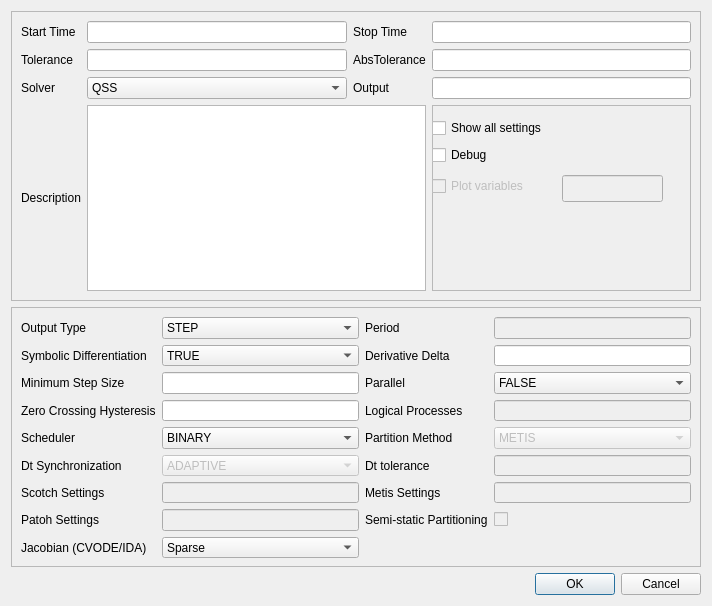
<?xml version="1.0" encoding="UTF-8"?>
<ui version="4.0">
 <class>RunForm</class>
 <widget class="QDialog" name="RunForm">
  <property name="geometry">
   <rect>
    <x>0</x>
    <y>0</y>
    <width>712</width>
    <height>606</height>
   </rect>
  </property>
  <property name="windowTitle">
   <string>Simulation Settings</string>
  </property>
  <layout class="QVBoxLayout" name="verticalLayout">
   <item>
    <widget class="QFrame" name="_runFrame">
     <property name="frameShape">
      <enum>QFrame::StyledPanel</enum>
     </property>
     <property name="frameShadow">
      <enum>QFrame::Raised</enum>
     </property>
     <layout class="QGridLayout" name="gridLayout_2">
      <item row="1" column="1">
       <widget class="QLineEdit" name="_startTime"/>
      </item>
      <item row="4" column="0">
       <widget class="QLabel" name="_toleranceLbl">
        <property name="text">
         <string>Tolerance</string>
        </property>
       </widget>
      </item>
      <item row="4" column="2">
       <widget class="QLabel" name="_absToleranceLbl">
        <property name="text">
         <string>AbsTolerance</string>
        </property>
       </widget>
      </item>
      <item row="1" column="0">
       <widget class="QLabel" name="_startTimeLbl">
        <property name="text">
         <string>Start Time</string>
        </property>
       </widget>
      </item>
      <item row="6" column="2">
       <widget class="QLabel" name="_outputLbl">
        <property name="text">
         <string>Output</string>
        </property>
       </widget>
      </item>
      <item row="7" column="0">
       <widget class="QLabel" name="_descriptionLbl">
        <property name="text">
         <string>Description</string>
        </property>
       </widget>
      </item>
      <item row="4" column="1">
       <widget class="QLineEdit" name="_tolerance"/>
      </item>
      <item row="6" column="3">
       <widget class="QLineEdit" name="_output"/>
      </item>
      <item row="6" column="0">
       <widget class="QLabel" name="_solverLbl">
        <property name="text">
         <string>Solver</string>
        </property>
       </widget>
      </item>
      <item row="4" column="3">
       <widget class="QLineEdit" name="_absTolerance"/>
      </item>
      <item row="7" column="1" colspan="2">
       <widget class="QTextEdit" name="_description"/>
      </item>
      <item row="6" column="1">
       <widget class="QComboBox" name="_solver">
        <item>
         <property name="text">
          <string>QSS</string>
         </property>
        </item>
        <item>
         <property name="text">
          <string>CQSS</string>
         </property>
        </item>
        <item>
         <property name="text">
          <string>LIQSS</string>
         </property>
        </item>
        <item>
         <property name="text">
          <string>QSS2</string>
         </property>
        </item>
        <item>
         <property name="text">
          <string>LIQSS2</string>
         </property>
        </item>
        <item>
         <property name="text">
          <string>QSS3</string>
         </property>
        </item>
        <item>
         <property name="text">
          <string>LIQSS3</string>
         </property>
        </item>
        <item>
         <property name="text">
          <string>QSS4</string>
         </property>
        </item>
        <item>
         <property name="text">
          <string>DASSL</string>
         </property>
        </item>
        <item>
         <property name="text">
          <string>DOPRI5</string>
         </property>
        </item>
        <item>
         <property name="text">
          <string>CVODE_BDF</string>
         </property>
        </item>
        <item>
         <property name="text">
          <string>CVODE_AM</string>
         </property>
        </item>
        <item>
         <property name="text">
          <string>IDA</string>
         </property>
        </item>
       </widget>
      </item>
      <item row="1" column="2">
       <widget class="QLabel" name="_stopTimeLbl">
        <property name="text">
         <string>Stop Time</string>
        </property>
       </widget>
      </item>
      <item row="1" column="3">
       <widget class="QLineEdit" name="_stopTime"/>
      </item>
      <item row="7" column="3">
       <widget class="QFrame" name="frame">
        <property name="frameShape">
         <enum>QFrame::StyledPanel</enum>
        </property>
        <property name="frameShadow">
         <enum>QFrame::Raised</enum>
        </property>
        <widget class="QCheckBox" name="_showAll">
         <property name="geometry">
          <rect>
           <x>0</x>
           <y>10</y>
           <width>216</width>
           <height>26</height>
          </rect>
         </property>
         <property name="text">
          <string>Show all settings</string>
         </property>
         <property name="checked">
          <bool>false</bool>
         </property>
        </widget>
        <widget class="QCheckBox" name="_debugChk">
         <property name="geometry">
          <rect>
           <x>0</x>
           <y>40</y>
           <width>216</width>
           <height>20</height>
          </rect>
         </property>
         <property name="text">
          <string>Debug</string>
         </property>
        </widget>
        <widget class="QLineEdit" name="_plotVars">
         <property name="enabled">
          <bool>false</bool>
         </property>
         <property name="geometry">
          <rect>
           <x>130</x>
           <y>70</y>
           <width>101</width>
           <height>27</height>
          </rect>
         </property>
        </widget>
        <widget class="QCheckBox" name="_plotVarsChk">
         <property name="enabled">
          <bool>false</bool>
         </property>
         <property name="geometry">
          <rect>
           <x>0</x>
           <y>70</y>
           <width>121</width>
           <height>22</height>
          </rect>
         </property>
         <property name="text">
          <string>Plot variables</string>
         </property>
        </widget>
       </widget>
      </item>
     </layout>
    </widget>
   </item>
   <item>
    <widget class="QFrame" name="_extendedFrame">
     <property name="minimumSize">
      <size>
       <width>642</width>
       <height>10</height>
      </size>
     </property>
     <property name="frameShape">
      <enum>QFrame::StyledPanel</enum>
     </property>
     <property name="frameShadow">
      <enum>QFrame::Raised</enum>
     </property>
     <layout class="QGridLayout" name="gridLayout">
      <item row="2" column="2">
       <widget class="QLabel" name="_derDeltaLbl">
        <property name="text">
         <string>Derivative Delta</string>
        </property>
       </widget>
      </item>
      <item row="5" column="2">
       <widget class="QLabel" name="_lpsLbl">
        <property name="text">
         <string>Logical Processes </string>
        </property>
       </widget>
      </item>
      <item row="5" column="1">
       <widget class="QLineEdit" name="_zcHyst"/>
      </item>
      <item row="6" column="2">
       <widget class="QLabel" name="_pmLbl">
        <property name="text">
         <string>Partition Method</string>
        </property>
       </widget>
      </item>
      <item row="2" column="1">
       <widget class="QComboBox" name="_symDiff">
        <item>
         <property name="text">
          <string>TRUE</string>
         </property>
        </item>
        <item>
         <property name="text">
          <string>FALSE</string>
         </property>
        </item>
       </widget>
      </item>
      <item row="0" column="1">
       <widget class="QComboBox" name="_commInterval">
        <item>
         <property name="text">
          <string>STEP</string>
         </property>
        </item>
        <item>
         <property name="text">
          <string>SAMPLED</string>
         </property>
        </item>
        <item>
         <property name="text">
          <string>DENSE</string>
         </property>
        </item>
       </widget>
      </item>
      <item row="0" column="2">
       <widget class="QLabel" name="_periodLbl">
        <property name="text">
         <string>Period</string>
        </property>
       </widget>
      </item>
      <item row="3" column="1">
       <widget class="QLineEdit" name="_minStep"/>
      </item>
      <item row="0" column="0">
       <widget class="QLabel" name="_commIntervalLbl">
        <property name="text">
         <string>Output Type</string>
        </property>
       </widget>
      </item>
      <item row="2" column="0">
       <widget class="QLabel" name="_symDiffLbl">
        <property name="text">
         <string>Symbolic Differentiation</string>
        </property>
       </widget>
      </item>
      <item row="0" column="3">
       <widget class="QLineEdit" name="_period">
        <property name="enabled">
         <bool>false</bool>
        </property>
       </widget>
      </item>
      <item row="6" column="1">
       <widget class="QComboBox" name="_scheduler">
        <item>
         <property name="text">
          <string>BINARY</string>
         </property>
        </item>
        <item>
         <property name="text">
          <string>RANDOM</string>
         </property>
        </item>
        <item>
         <property name="text">
          <string>LINEAR</string>
         </property>
        </item>
       </widget>
      </item>
      <item row="3" column="0">
       <widget class="QLabel" name="_minStepLbl">
        <property name="text">
         <string>Minimum Step Size</string>
        </property>
       </widget>
      </item>
      <item row="3" column="3">
       <widget class="QComboBox" name="_parallel">
        <item>
         <property name="text">
          <string>FALSE</string>
         </property>
        </item>
        <item>
         <property name="text">
          <string>TRUE</string>
         </property>
        </item>
       </widget>
      </item>
      <item row="2" column="3">
       <widget class="QLineEdit" name="_derDelta"/>
      </item>
      <item row="5" column="0">
       <widget class="QLabel" name="_zcHystLbl">
        <property name="text">
         <string>Zero Crossing Hysteresis</string>
        </property>
       </widget>
      </item>
      <item row="3" column="2">
       <widget class="QLabel" name="_parallelLbl">
        <property name="text">
         <string>Parallel</string>
        </property>
       </widget>
      </item>
      <item row="6" column="0">
       <widget class="QLabel" name="_schedulerLbl">
        <property name="text">
         <string>Scheduler</string>
        </property>
       </widget>
      </item>
      <item row="5" column="3">
       <widget class="QLineEdit" name="_lps">
        <property name="enabled">
         <bool>false</bool>
        </property>
       </widget>
      </item>
      <item row="6" column="3">
       <widget class="QComboBox" name="_partitionMethod">
        <property name="enabled">
         <bool>false</bool>
        </property>
        <item>
         <property name="text">
          <string>METIS</string>
         </property>
        </item>
        <item>
         <property name="text">
          <string>HMETIS</string>
         </property>
        </item>
        <item>
         <property name="text">
          <string>SCOTCH</string>
         </property>
        </item>
        <item>
         <property name="text">
          <string>PATOH</string>
         </property>
        </item>
        <item>
         <property name="text">
          <string>MTPL</string>
         </property>
        </item>
        <item>
         <property name="text">
          <string>MTPL_IT</string>
         </property>
        </item>
        <item>
         <property name="text">
          <string>MANUAL</string>
         </property>
        </item>
       </widget>
      </item>
      <item row="7" column="0">
       <widget class="QLabel" name="_dtSynchLbl">
        <property name="text">
         <string>Dt Synchronization </string>
        </property>
       </widget>
      </item>
      <item row="7" column="1">
       <widget class="QComboBox" name="_dtSynch">
        <property name="enabled">
         <bool>false</bool>
        </property>
        <item>
         <property name="text">
          <string>ADAPTIVE</string>
         </property>
        </item>
        <item>
         <property name="text">
          <string>FIXED</string>
         </property>
        </item>
       </widget>
      </item>
      <item row="7" column="2">
       <widget class="QLabel" name="_dtLbl">
        <property name="text">
         <string>Dt tolerance</string>
        </property>
       </widget>
      </item>
      <item row="8" column="3">
       <widget class="QLineEdit" name="_metisSettings">
        <property name="enabled">
         <bool>false</bool>
        </property>
       </widget>
      </item>
      <item row="7" column="3">
       <widget class="QLineEdit" name="_dt">
        <property name="enabled">
         <bool>false</bool>
        </property>
       </widget>
      </item>
      <item row="9" column="3">
       <widget class="QCheckBox" name="_semiStaticChk">
        <property name="enabled">
         <bool>false</bool>
        </property>
        <property name="text">
         <string/>
        </property>
       </widget>
      </item>
      <item row="8" column="2">
       <widget class="QLabel" name="_metisSettingsLbl">
        <property name="text">
         <string>Metis Settings</string>
        </property>
       </widget>
      </item>
      <item row="8" column="1">
       <widget class="QLineEdit" name="_scotchSettings">
        <property name="enabled">
         <bool>false</bool>
        </property>
       </widget>
      </item>
      <item row="9" column="1">
       <widget class="QLineEdit" name="_patohSettings">
        <property name="enabled">
         <bool>false</bool>
        </property>
       </widget>
      </item>
      <item row="9" column="2">
       <widget class="QLabel" name="_semiStaticLbl">
        <property name="text">
         <string>Semi-static Partitioning</string>
        </property>
       </widget>
      </item>
      <item row="9" column="0">
       <widget class="QLabel" name="_patohSettingsLbl">
        <property name="text">
         <string>Patoh Settings</string>
        </property>
       </widget>
      </item>
      <item row="8" column="0">
       <widget class="QLabel" name="_scotchSettingsLbl">
        <property name="text">
         <string>Scotch Settings</string>
        </property>
       </widget>
      </item>
      <item row="10" column="0">
       <widget class="QLabel" name="label">
        <property name="text">
         <string>Jacobian (CVODE/IDA)</string>
        </property>
       </widget>
      </item>
      <item row="10" column="1">
       <widget class="QComboBox" name="_jacobian">
        <item>
         <property name="text">
          <string>Sparse</string>
         </property>
        </item>
        <item>
         <property name="text">
          <string>Dense</string>
         </property>
        </item>
       </widget>
      </item>
     </layout>
    </widget>
   </item>
   <item>
    <widget class="QDialogButtonBox" name="_runButtons">
     <property name="orientation">
      <enum>Qt::Horizontal</enum>
     </property>
     <property name="standardButtons">
      <set>QDialogButtonBox::Cancel|QDialogButtonBox::Ok</set>
     </property>
    </widget>
   </item>
  </layout>
 </widget>
 <tabstops>
  <tabstop>_startTime</tabstop>
  <tabstop>_stopTime</tabstop>
  <tabstop>_tolerance</tabstop>
  <tabstop>_absTolerance</tabstop>
  <tabstop>_solver</tabstop>
  <tabstop>_output</tabstop>
  <tabstop>_description</tabstop>
  <tabstop>_showAll</tabstop>
  <tabstop>_debugChk</tabstop>
  <tabstop>_commInterval</tabstop>
  <tabstop>_period</tabstop>
  <tabstop>_symDiff</tabstop>
  <tabstop>_derDelta</tabstop>
  <tabstop>_minStep</tabstop>
  <tabstop>_parallel</tabstop>
  <tabstop>_zcHyst</tabstop>
  <tabstop>_lps</tabstop>
  <tabstop>_scheduler</tabstop>
  <tabstop>_partitionMethod</tabstop>
  <tabstop>_dtSynch</tabstop>
  <tabstop>_runButtons</tabstop>
 </tabstops>
 <resources/>
 <connections>
  <connection>
   <sender>_runButtons</sender>
   <signal>accepted()</signal>
   <receiver>RunForm</receiver>
   <slot>accept()</slot>
   <hints>
    <hint type="sourcelabel">
     <x>248</x>
     <y>254</y>
    </hint>
    <hint type="destinationlabel">
     <x>157</x>
     <y>274</y>
    </hint>
   </hints>
  </connection>
  <connection>
   <sender>_runButtons</sender>
   <signal>rejected()</signal>
   <receiver>RunForm</receiver>
   <slot>reject()</slot>
   <hints>
    <hint type="sourcelabel">
     <x>316</x>
     <y>260</y>
    </hint>
    <hint type="destinationlabel">
     <x>286</x>
     <y>274</y>
    </hint>
   </hints>
  </connection>
 </connections>
</ui>
